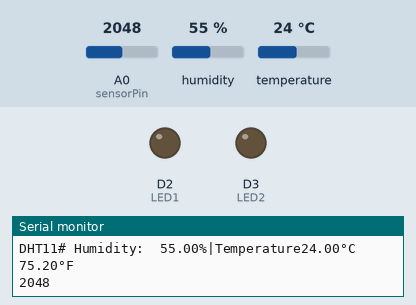
Recording of a sketch running on a simulated Arduino Nano ESP32. On the bench: output pins drawn as LEDs (lit = HIGH), the last lines printed to the serial monitor. Inputs (shaded band) come from the test bench; at power-on: temperature 24 °C, A0 (sensorPin) = 2048, humidity 55 %.

Above: at 3.8 s.
3.9 s: temperature set to 20 °C
At 6.3 s:
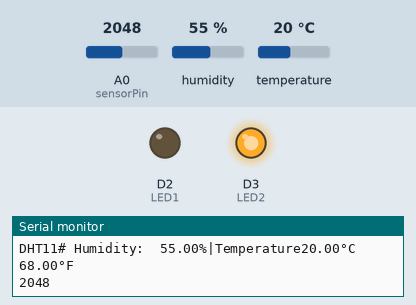
7.8 s: A0 (sensorPin) set to 315
11.7 s: A0 (sensorPin) set to 279
At 13.4 s:
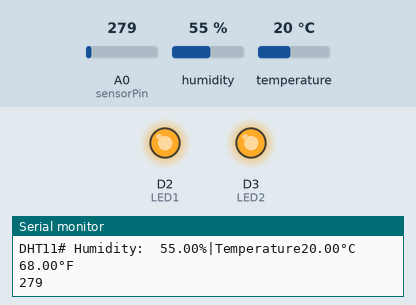
15.6 s: temperature set to 28 °C
At 17.8 s:
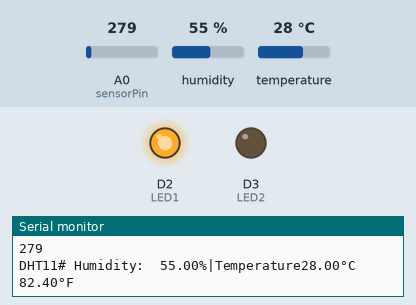
19.5 s: temperature set to 12 °C
At 20.9 s:
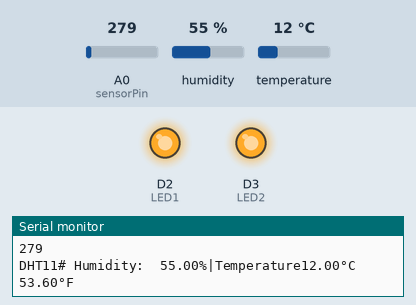
23.4 s: temperature set to 23 °C
At 27.2 s:
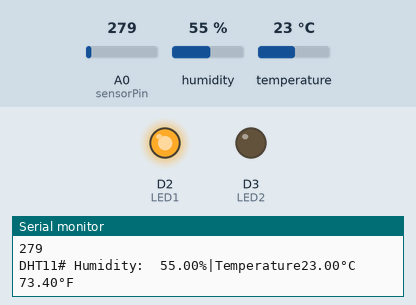
Timing chart, 0 to 28.7 s (numbered marks = the images above; inputs shaded):
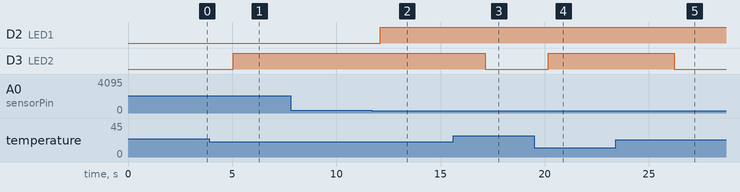

Measured:
- the behaviour switches between 22 and 21 °C on temperature (found by bisection; images 0 and 1)
- the behaviour switches between 300 and 299 on A0 (sensorPin) (found by bisection; images 1 and 2)
- after the input at 3.9 s, D3 (LED2): LOW → HIGH after 1.1 s
- after the input at 11.7 s, D2 (LED1): LOW → HIGH after 0.39 s
- after the input at 15.6 s, D3 (LED2): HIGH → LOW after 1.5 s
- after the input at 19.5 s, D3 (LED2): LOW → HIGH after 0.67 s
- after the input at 23.4 s, D3 (LED2): HIGH → LOW after 2.8 s

The sketch:

RESHME_WARRIOR.ino
```cpp
/**
This Arduino sketch is the code we executed on our offline live demonstration using Arduino UNO.
  **/

#include "DHT.h"

int DHT11_PIN =A2;  //input pin for DHT sensor
DHT dht11(A2, DHT11);

int LED1=2; //output pin 2
int LED2=3; //output pin 3
int sensorPin = A0; //input pin for LDR sensor
int sensorValue = 0; // variable to store the value coming from the sensor

void setup() {
  dht11.begin();
  Serial.begin(9600); //sets serial port for communication
  pinMode(2, OUTPUT); //set LED for light
  pinMode(3,OUTPUT); //set LED for temperature

}

void loop() {
sensorValue = analogRead(sensorPin); //read the value from the sensor
Serial.println(sensorValue); //prints the values coming from the sensor on the screen

if (sensorValue<300) {
    digitalWrite(LED1, HIGH); //Dark conditions

  } else {
    digitalWrite(LED1, LOW); //Bright conditions

  }


  delay(2000);
  float hum  = dht11.readHumidity();
// read temperature as Celsius
  float tempC = dht11.readTemperature();
  // read temperature as Fahrenheit
  float tempF = dht11.readTemperature(true);
//check if any reads fialed
if (isnan(hum) || isnan(tempC) || isnan(tempF)){
  Serial.println("Failed to read the values from the dht11 sensor");
}
  else{
    Serial.print("DHT11# Humidity:  ");
    Serial.print(hum);
    Serial.print("%");
    Serial.print("|");
    Serial.print("Temperature");
    Serial.print(tempC);
    Serial.print("°C ");
    Serial.print(tempF);
    Serial.println("°F");
    if (tempC < 22 || tempC > 28) {
       digitalWrite(LED2, HIGH); //Unsuitable conditions
  } else {
    digitalWrite(LED2,LOW); //Suitable conditions
  }

  }
  delay(1000); //1 second delay
}
```
